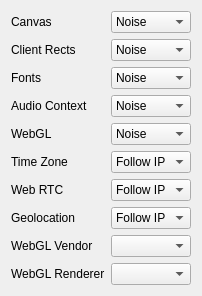
         <widget class="QWidget" name="tab_2">
          <attribute name="title">
           <string>Fingerprinter</string>
          </attribute>
          <layout class="QGridLayout" name="gridLayout_5">
           <item row="0" column="0">
            <widget class="QLabel" name="label_7">
             <property name="text">
              <string>Canvas</string>
             </property>
            </widget>
           </item>
           <item row="0" column="1">
            <widget class="QComboBox" name="comboBoxCanvas">
             <item>
              <property name="text">
               <string>Noise</string>
              </property>
             </item>
             <item>
              <property name="text">
               <string>Block</string>
              </property>
             </item>
             <item>
              <property name="text">
               <string>Off</string>
              </property>
             </item>
            </widget>
           </item>
           <item row="1" column="0">
            <widget class="QLabel" name="label_10">
             <property name="text">
              <string>Client Rects</string>
             </property>
            </widget>
           </item>
           <item row="2" column="1">
            <widget class="QComboBox" name="comboBoxFont">
             <item>
              <property name="text">
               <string>Noise</string>
              </property>
             </item>
             <item>
              <property name="text">
               <string>Block</string>
              </property>
             </item>
             <item>
              <property name="text">
               <string>Off</string>
              </property>
             </item>
            </widget>
           </item>
           <item row="1" column="1">
            <widget class="QComboBox" name="comboBoxRects">
             <item>
              <property name="text">
               <string>Noise</string>
              </property>
             </item>
             <item>
              <property name="text">
               <string>Block</string>
              </property>
             </item>
             <item>
              <property name="text">
               <string>Off</string>
              </property>
             </item>
            </widget>
           </item>
           <item row="5" column="0">
            <widget class="QLabel" name="label_14">
             <property name="text">
              <string>Time Zone</string>
             </property>
            </widget>
           </item>
           <item row="4" column="1">
            <widget class="QComboBox" name="comboBoxWebgl">
             <item>
              <property name="text">
               <string>Noise</string>
              </property>
             </item>
             <item>
              <property name="text">
               <string>Block</string>
              </property>
             </item>
             <item>
              <property name="text">
               <string>Off</string>
              </property>
             </item>
            </widget>
           </item>
           <item row="8" column="0">
            <widget class="QLabel" name="label_12">
             <property name="text">
              <string>WebGL Vendor</string>
             </property>
            </widget>
           </item>
           <item row="3" column="0">
            <widget class="QLabel" name="label_11">
             <property name="text">
              <string>Audio Context</string>
             </property>
            </widget>
           </item>
           <item row="3" column="1">
            <widget class="QComboBox" name="comboBoxAudio">
             <item>
              <property name="text">
               <string>Noise</string>
              </property>
             </item>
             <item>
              <property name="text">
               <string>Block</string>
              </property>
             </item>
             <item>
              <property name="text">
               <string>Off</string>
              </property>
             </item>
            </widget>
           </item>
           <item row="4" column="0">
            <widget class="QLabel" name="label_8">
             <property name="text">
              <string>WebGL</string>
             </property>
            </widget>
           </item>
           <item row="2" column="0">
            <widget class="QLabel" name="label_9">
             <property name="text">
              <string>Fonts</string>
             </property>
            </widget>
           </item>
           <item row="6" column="0">
            <widget class="QLabel" name="label_15">
             <property name="text">
              <string>Web RTC</string>
             </property>
            </widget>
           </item>
           <item row="6" column="1">
            <widget class="QComboBox" name="comboBoxWebRtc">
             <item>
              <property name="text">
               <string>Follow IP</string>
              </property>
             </item>
             <item>
              <property name="text">
               <string>Altered</string>
              </property>
             </item>
             <item>
              <property name="text">
               <string>Off</string>
              </property>
             </item>
            </widget>
           </item>
           <item row="5" column="1">
            <widget class="QComboBox" name="comboBoxTimeZone">
             <item>
              <property name="text">
               <string>Follow IP</string>
              </property>
             </item>
             <item>
              <property name="text">
               <string>Off</string>
              </property>
             </item>
            </widget>
           </item>
           <item row="7" column="1">
            <widget class="QComboBox" name="comboBoxGeo">
             <item>
              <property name="text">
               <string>Follow IP</string>
              </property>
             </item>
             <item>
              <property name="text">
               <string>Off</string>
              </property>
             </item>
            </widget>
           </item>
           <item row="7" column="0">
            <widget class="QLabel" name="label_16">
             <property name="text">
              <string>Geolocation</string>
             </property>
            </widget>
           </item>
           <item row="9" column="0">
            <widget class="QLabel" name="label_13">
             <property name="text">
              <string>WebGL Renderer</string>
             </property>
            </widget>
           </item>
           <item row="9" column="1">
            <widget class="QComboBox" name="comboBoxRenderer"/>
           </item>
           <item row="8" column="1">
            <widget class="QComboBox" name="comboBoxVendor"/>
           </item>
          </layout>
         </widget>
